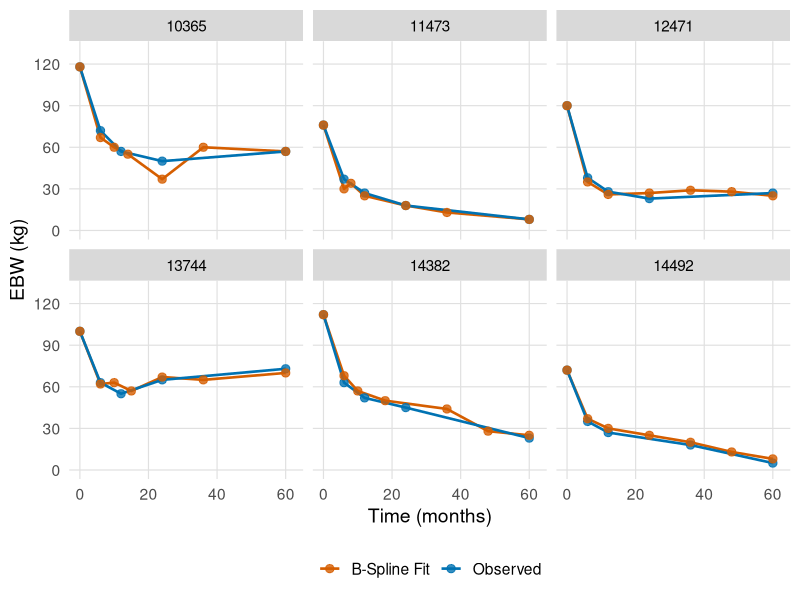

Source code (R):
library(ggplot2)
library(svglite)

df = read.csv("data.csv")
df$patient_id = factor(df$panel_id, levels = c("10365", "11473", "12471", "13744", "14382", "14492"))
df$series = factor(ifelse(df$group == "Fitted", "B-Spline Fit", "Observed"),
                   levels = c("B-Spline Fit", "Observed"))
df$ebw = df$EBW_kg

p = ggplot(df, aes(x = time_months)) +
  geom_line(aes(y = ebw, color = series, group = series), linewidth = 0.9) +
  geom_point(aes(y = ebw, color = series), size = 2.5, alpha = 0.8) +
  facet_wrap(~ patient_id, ncol = 3) +
  scale_color_manual(
    values = c("Observed" = "#0072B2", "B-Spline Fit" = "#D55E00"),
    name = NULL
  ) +
  scale_x_continuous(breaks = c(0, 20, 40, 60), limits = c(0, 62)) +
  scale_y_continuous(breaks = c(0, 30, 60, 90, 120), limits = c(0, 130)) +
  labs(x = "Time (months)", y = "EBW (kg)") +
  theme_minimal(base_size = 14) +
  theme(
    strip.background = element_rect(fill = "grey85", color = NA),
    strip.text = element_text(size = 11, color = "black"),
    legend.position = "bottom",
    panel.grid.major = element_line(color = "grey88", linewidth = 0.4),
    panel.grid.minor = element_blank()
  )

ggsave("fig1d.svg", p, width = 7, height = 5)
